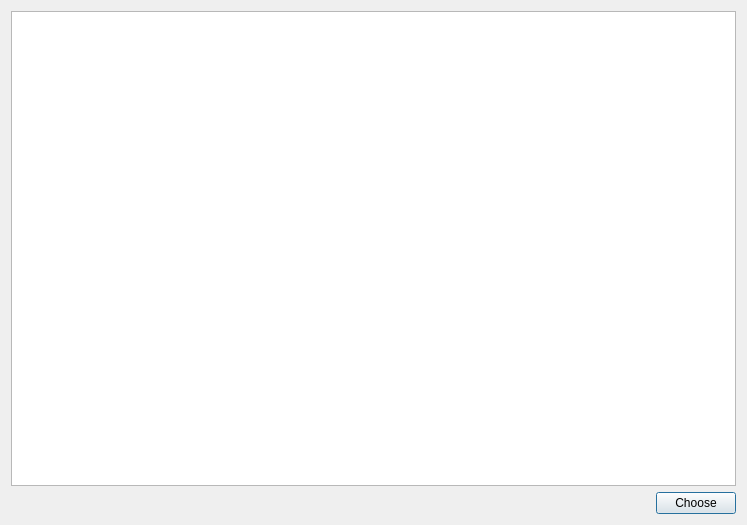
<?xml version="1.0" encoding="UTF-8"?>
<ui version="4.0">
 <class>AddressBookDialog</class>
 <widget class="QDialog" name="AddressBookDialog">
  <property name="geometry">
   <rect>
    <x>0</x>
    <y>0</y>
    <width>747</width>
    <height>525</height>
   </rect>
  </property>
  <property name="windowTitle">
   <string>Select address</string>
  </property>
  <property name="windowIcon">
   <iconset resource="../../resources.qrc">
    <normaloff>:/images/images/cryptonote.ico</normaloff>:/images/images/cryptonote.ico</iconset>
  </property>
  <layout class="QVBoxLayout" name="verticalLayout">
   <item>
    <widget class="QTreeView" name="m_addressBookView"/>
   </item>
   <item>
    <layout class="QHBoxLayout" name="horizontalLayout">
     <item>
      <spacer name="horizontalSpacer">
       <property name="orientation">
        <enum>Qt::Horizontal</enum>
       </property>
       <property name="sizeHint" stdset="0">
        <size>
         <width>40</width>
         <height>20</height>
        </size>
       </property>
      </spacer>
     </item>
     <item>
      <widget class="QPushButton" name="m_okButton">
       <property name="text">
        <string>Choose</string>
       </property>
      </widget>
     </item>
    </layout>
   </item>
  </layout>
 </widget>
 <resources>
  <include location="../../resources.qrc"/>
 </resources>
 <connections>
  <connection>
   <sender>m_okButton</sender>
   <signal>clicked()</signal>
   <receiver>AddressBookDialog</receiver>
   <slot>accept()</slot>
   <hints>
    <hint type="sourcelabel">
     <x>694</x>
     <y>499</y>
    </hint>
    <hint type="destinationlabel">
     <x>373</x>
     <y>262</y>
    </hint>
   </hints>
  </connection>
  <connection>
   <sender>m_addressBookView</sender>
   <signal>doubleClicked(QModelIndex)</signal>
   <receiver>AddressBookDialog</receiver>
   <slot>accept()</slot>
   <hints>
    <hint type="sourcelabel">
     <x>373</x>
     <y>242</y>
    </hint>
    <hint type="destinationlabel">
     <x>373</x>
     <y>262</y>
    </hint>
   </hints>
  </connection>
 </connections>
</ui>
